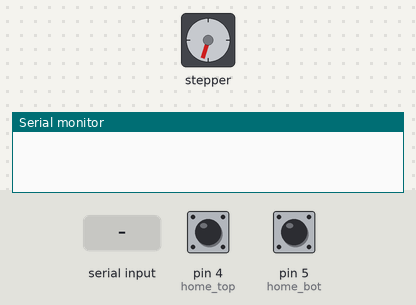
Recording of a sketch running on a simulated Arduino Uno, built with avr-gcc and run on an emulated ATmega328P. Shown: stepper motor, the last lines printed to the serial monitor. Wiring (inferred from the names in the program): stepper motor driver (200 steps per turn assumed): step pin 8; direction pin 9. The test bench sets the inputs (shaded band); at power-on: pin 4 (home_top) HIGH, pin 5 (home_bot) LOW.

Above: at 0.8 s.
0.9 s: pin 4 (home_top) pulled LOW for 0.15 s
2.5 s: "5\n" received over Serial
5.5 s: "90,45\n" received over Serial
At 7.3 s:
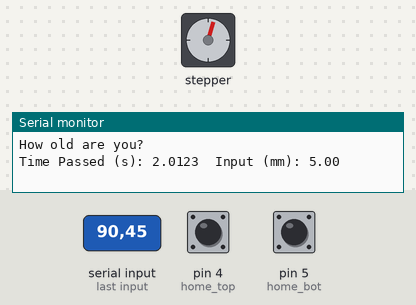
At 10.0 s:
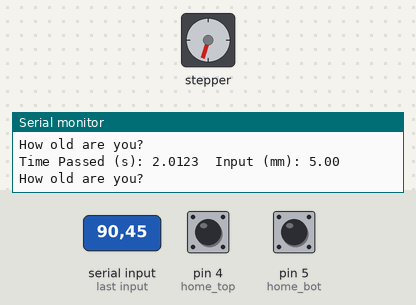
Timing chart, 0 to 47.6 s (numbered marks = the images above; inputs shaded):
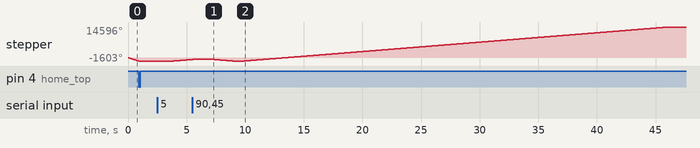

Measured:
- after the input at 2.5 s, stepper: keeps turning clockwise at about 448°/s, starting after 1.4 s

The sketch:

Nema17StepperWlimit.ino
```cpp
/*     Simple Stepper Motor Control Exaple Code

    by Dejan Nedelkovski, www.HowToMechatronics.com
    https://qxf2.com/blog/arduino-tutorials-for-testers-serial-monitor/#:~:text=To%20read%20integer%20type%20of,the%20integer%20type%20of%20data. link---->Dogi

*/
// defines pins numbers
const int stepPin = 8;
const int dirPin = 9;
const int home_top = 4;
const int home_bot = 5;
int steps_min;
int steps_max;
float step_mm;
long tic, tac;
float tic_tac;


void setup() {
  Serial.begin(9600);
  // Sets the two pins as Outputs
  pinMode(stepPin, OUTPUT);
  pinMode(dirPin, OUTPUT);
  pinMode(home_top, INPUT_PULLUP);
  pinMode(home_top, INPUT_PULLUP);

  digitalWrite(dirPin, LOW); //Homing for top.
  while (digitalRead(home_top)) {
    digitalWrite(stepPin, HIGH);
    delayMicroseconds(500);
    digitalWrite(stepPin, LOW);
    delayMicroseconds(500);
  }
  steps_min = 0;
  delay(1000);

  digitalWrite(dirPin, HIGH); //Homing for bottom.
  while (digitalRead(home_bot)) {
    digitalWrite(stepPin, HIGH);
    delayMicroseconds(500);
    digitalWrite(stepPin, LOW);
    delayMicroseconds(500);
    steps_max++;
  }
  delay(1000);

  digitalWrite(dirPin, LOW);
  for (int x = 0; x < 0.5 * steps_max; x++) {
    digitalWrite(stepPin, HIGH);
    delayMicroseconds(500);
    digitalWrite(stepPin, LOW);
    delayMicroseconds(500);
  }

  delay(1000);


}

void loop() {

  Serial.println("How old are you? ");        //Prompt User for input
  while (Serial.available() == 0) {}          // wait for user input
  step_mm = Serial.parseFloat();

  digitalWrite(dirPin, HIGH); // Enables the motor to move in a particular direction
  // Makes 200 pulses for making one full cycle rotation
  tic = micros();
  for (int x = 0; x < step_mm * 100; x++) {
    digitalWrite(stepPin, HIGH);
    delayMicroseconds(2000);
    digitalWrite(stepPin, LOW);
    delayMicroseconds(2000);
  }
  tac = micros();
  tic_tac = tac - tic;
  tic_tac = tic_tac/1000000;
  Serial.print("Time Passed (s): ");Serial.print(tic_tac,4);
  Serial.print("\tInput (mm): ");Serial.println(step_mm);
  delay(1000); // One second delay

  digitalWrite(dirPin, LOW); //Changes the rotations direction
  // Makes 400 pulses for making two full cycle rotation
  for (int x = 0; x < step_mm * 100; x++) {
    digitalWrite(stepPin, HIGH);
    delayMicroseconds(2000);
    digitalWrite(stepPin, LOW);
    delayMicroseconds(2000);
  }
//  Serial.println(step_mm);
  delay(1000);
}
```
